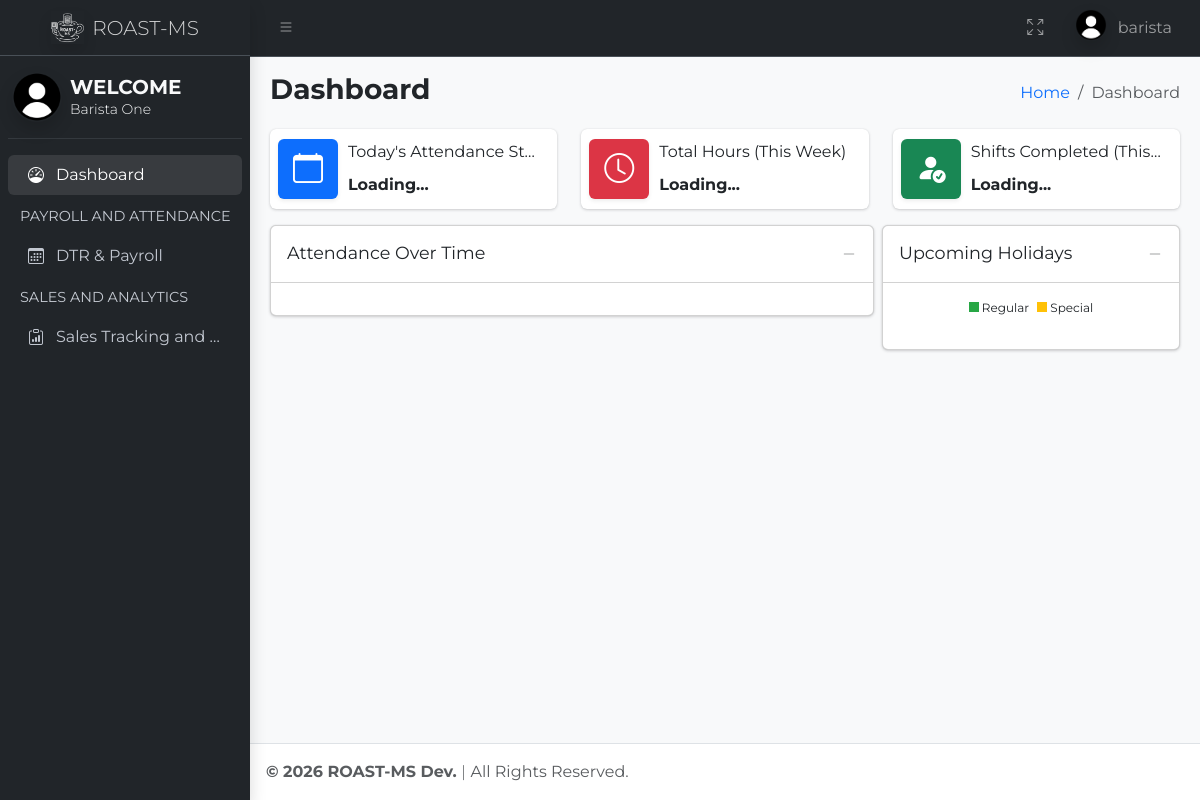
Page /pages/barista/dashboard.php (signed in) on the earlier database version.
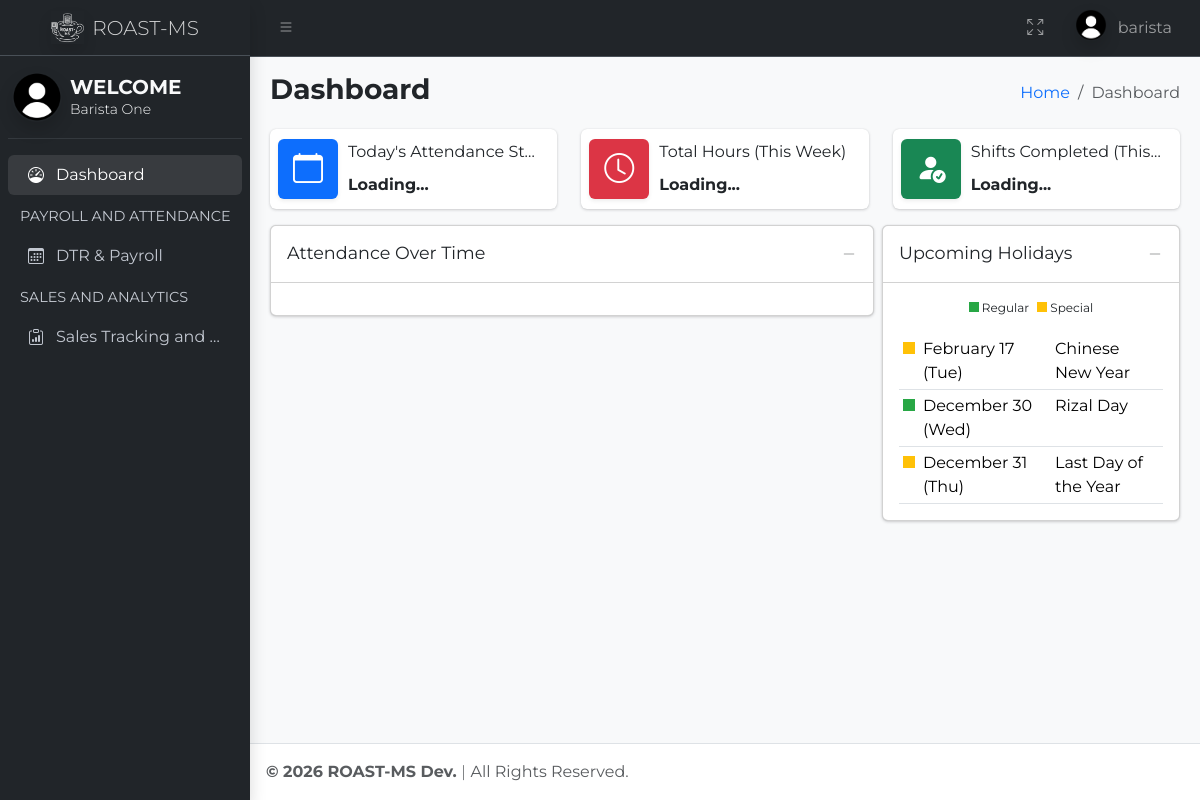
Same page on the later database version.
### tables this page shows
CREATE TABLE `users` (
  `id` int(11) NOT NULL,
  `user_id` char(36) NOT NULL,
  `name` varchar(100) NOT NULL,
  `username` varchar(100) NOT NULL,
  `password` varchar(255) NOT NULL,
  `role` enum('Administrator','Manager','Barista') NOT NULL DEFAULT 'Barista',
  `created_at` timestamp NOT NULL DEFAULT current_timestamp(),
  `picture` varchar(255) DEFAULT '/roast-ms/assets/images/default-150x150.png'
);

CREATE TABLE `holidays` (
  `id` int(11) NOT NULL,
  `holiday_date` date NOT NULL,
  `holiday_name` varchar(255) NOT NULL,
  `holiday_type` enum('Regular','Special') NOT NULL
);

### auth.php (called while the page is built, shortened)
<?php
function getUsername() {
    return $_SESSION['username'] ?? null;
}
function getFullname() {
    return $_SESSION['name'] ?? null;
}
function userID() {
    return $_SESSION['uid'] ?? null;
}
?>

### pages/barista/dashboard.php (the view, shortened to what this page needs)
<?php
require_once $_SERVER['DOCUMENT_ROOT'] . '/roast-ms/auth.php';
$id = userID();
?>
<!DOCTYPE html>
<html lang="en">
<head>
  <link rel="stylesheet" href="https://cdn.jsdelivr.net/npm/overlayscrollbars@2.10.1/styles/overlayscrollbars.min.css"
 />
  <link rel="stylesheet" href="https://cdn.jsdelivr.net/npm/bootstrap-icons@1.11.3/font/bootstrap-icons.min.css"
 />
  <link rel="stylesheet" href="/roast-ms/assets/css/style.css" />
  <link rel="stylesheet" href="/roast-ms/assets/css/adminlte.css" />
  <link rel="stylesheet" href="https://cdn.jsdelivr.net/npm/apexcharts@3.37.1/dist/apexcharts.css"
 />
</head>
<body class="layout-fixed sidebar-expand-lg sidebar-mini bg-body-tertiary">
  <?php
  $query = $conn->prepare("SELECT picture FROM users WHERE user_id = ?");
  $query->bind_param("s", $id);
  $query->execute();
  $result = $query->get_result()->fetch_assoc();
  $picture = !empty($result['picture']) ? $result['picture'] : '/roast-ms/assets/images/default-150x150.png';
  ?>
  <div class="app-wrapper">
    <nav class="app-header navbar navbar-expand bg-dark" data-bs-theme="dark">
      <div class="container-fluid">
        <ul class="navbar-nav">
          <li class="nav-item">
            <a class="nav-link" data-lte-toggle="sidebar" href="#" role="button">
              <i class="bi bi-list"></i>
            </a>
          </li>
        </ul>
        <ul class="navbar-nav ms-auto">
          <li class="nav-item">
            <a class="nav-link" href="#" data-lte-toggle="fullscreen">
              <i data-lte-icon="maximize" class="bi bi-arrows-fullscreen"></i>
            </a>
          </li>
          <li class="nav-item dropdown user-menu">
            <a href="#" class="nav-link dropdown-toggle" data-bs-toggle="dropdown">
              <img src="<?php echo htmlspecialchars($picture); ?>" class="user-image rounded-circle shadow"
                alt="User" />
              <span class="d-none d-md-inline"><?php echo getUsername(); ?></span>
            </a>
          </li>
        </ul>
      </div>
    </nav>
    <aside class="app-sidebar bg-dark shadow" data-bs-theme="dark">
      <div class="sidebar-brand">
        <a href="dashboard.php" class="brand-link">
          <img src="/roast-ms/assets/images/logo.png" alt="Logo" class="brand-image opacity-75 shadow" />
          <span class="brand-text fw-light">ROAST-MS</span>
        </a>
      </div>
      <div class="sidebar-wrapper">
        <div class="user-panel py-2 d-flex align-items-center">
          <div class="image">
            <img width="50" src="<?php echo htmlspecialchars($picture); ?>" class="rounded-circle shadow ms-1 me-2"
              alt="User Image">
          </div>
          <div class="info">
            <a
              class="d-block nav-link text-light brand-text text-decoration-none overflow-hidden text-nowrap lh-1 fs-5 fw-bold">WELCOME<br><span
                class="fw-light fs-7"><?php echo getFullname(); ?></span></a>
          </div>
        </div>
        <hr class="text-secondary my-2">
        <nav class="mt-3">
          <ul class="nav sidebar-menu flex-column" data-lte-toggle="treeview" role="menu" data-accordion="false">
            <li class="nav-item">
              <a class="nav-link active">
                <i class="nav-icon bi bi-speedometer"></i>
                <p>Dashboard</p>
              </a>
            </li>
            <li class="nav-header">PAYROLL AND ATTENDANCE</li>
            <li class="nav-item">
              <a href="dtr.php" class="nav-link">
                <i class="nav-icon bi bi-calendar3"></i>
                <p>DTR & Payroll</p>
              </a>
            </li>
            <li class="nav-header">SALES AND ANALYTICS</li>
            <li class="nav-item">
              <a href="salestracking.php" class="nav-link">
                <i class="nav-icon bi bi-clipboard-data"></i>
                <p>Sales Tracking and Forecasting</p>
              </a>
            </li>
          </ul>
        </nav>
      </div>
    </aside>
    <main class="app-main">
      <div class="app-content-header">
        <div class="container-fluid">
          <div class="row">
            <div class="col-sm-6">
              <h3 class="mb-0 fw-bold">Dashboard</h3>
            </div>
            <div class="col-sm-6">
              <ol class="breadcrumb float-sm-end">
                <li class="breadcrumb-item"><a href="dashboard.php">Home</a></li>
                <li class="breadcrumb-item active" aria-current="page">Dashboard</li>
              </ol>
            </div>
          </div>
        </div>
      </div>
      <div class="app-content">
        <div class="container-fluid">
          <div class="row d-flex justify-content-center">
            <div class="col-12 col-sm-6 col-md-4">
              <div class="info-box d-flex align-items-center rounded">
                <span class="info-box-icon text-bg-primary shadow-sm d-flex align-items-center justify-content-center" style="width: 60px; height: 60px;">
                  <i class="bi bi-calendar"></i>
                </span>
                <div class="info-box-content flex-grow-1 text-truncate">
                  <span class="info-box-text">Today's Attendance Status</span>
                  <span class="info-box-number attendance-status text-truncate">Loading...</span>
                </div>
              </div>
            </div>
            <div class="col-12 col-sm-6 col-md-4">
              <div class="info-box d-flex align-items-center rounded">
                <span class="info-box-icon text-bg-danger shadow-sm d-flex align-items-center justify-content-center" style="width: 60px; height: 60px;">
                  <i class="bi bi-clock"></i>
                </span>
                <div class="info-box-content flex-grow-1 text-truncate">
                  <span class="info-box-text">Total Hours (This Week)</span>
                  <span class="info-box-number total-hours-week text-truncate">Loading...</span>
                </div>
              </div>
            </div>
            <div class="col-12 col-sm-6 col-md-4">
              <div class="info-box d-flex align-items-center rounded">
                <span class="info-box-icon text-bg-success shadow-sm d-flex align-items-center justify-content-center" style="width: 60px; height: 60px;">
                  <i class="bi bi-person-fill-check"></i>
                </span>
                <div class="info-box-content flex-grow-1 text-truncate">
                  <span class="info-box-text">Shifts Completed (This Month)</span>
                  <span class="info-box-number shifts-completed text-truncate">Loading...</span>
                </div>
              </div>
            </div>
          </div>
          <div class="row g-2">
            <div class="col-md-12 col-lg-8">
              <div class="card mb-3">
                <div class="card-header">
                  <h5 class="card-title">Attendance Over Time</h5>
                  <div class="card-tools">
                    <button type="button" class="btn btn-tool" data-lte-toggle="card-collapse">
                      <i data-lte-icon="collapse" class="bi bi-dash-lg"></i>
                    </button>
                  </div>
                </div>
                <div class="card-body">
                </div>
              </div>
            </div>
            <div class="col-md-12 col-lg-4">
              <div class="card mb-3">
                <div class="card-header">
                  <h5 class="card-title">Upcoming Holidays</h5>
                  <div class="card-tools">
                    <button type="button" class="btn btn-tool" data-lte-toggle="card-collapse">
                      <i data-lte-icon="collapse" class="bi bi-dash-lg"></i>
                    </button>
                  </div>
                </div>
                <div class="card-body">
                  <div class="row">
                    <small class="d-flex justify-content-center" style="font-size: 12px;">
                      <p class="me-2">
                        <span style="display:inline-block;width:10px;height:10px;background-color:#28a745;"></span> Regular
                      </p>
                      <p>
                        <span style="display:inline-block;width:10px;height:10px;background-color:#ffc107;"></span> Special
                      </p>
                    </small>
                  </div>
                  <table class="table table-sm table-hover mb-0">
                    <tbody>
                      <?php
                      $query = "SELECT holiday_date, holiday_name, holiday_type
                      FROM holidays
                      WHERE holiday_date >= CURDATE()
                      ORDER BY holiday_date ASC";
                      $result = $conn->query($query);
                      while ($row = $result->fetch_assoc()):
                        $date = date_create($row['holiday_date']);
                        $formatted_date = date_format($date, 'F j (D)');
                        $color = $row['holiday_type'] === 'Regular' ? '#28a745' : '#ffc107';
                      ?>
                        <tr>
                          <td>
                            <span style="display:inline-block;width:12px;height:12px;background-color:<?= $color ?>;"></span>
                          </td>
                          <td><?= htmlspecialchars($formatted_date) ?></td>
                          <td style="max-width:150px;" title="<?= htmlspecialchars($row['holiday_name']) ?>">
                            <?= htmlspecialchars($row['holiday_name']) ?>
                          </td>
                        </tr>
                      <?php endwhile; ?>
                    </tbody>
                  </table>
                </div>
              </div>
            </div>
          </div>
        </div>
      </div>
    </main>
    <footer class="app-footer">
      <strong>
        © <span id="year"></span> ROAST-MS Dev. <span class="fw-light">|</span>
      </strong>
      All Rights Reserved.
    </footer>
  </div>
</body>
</html>

### assets/css/style.css (style rules this page uses)
* { font-family: "Montserrat", serif; font-style: normal; scroll-behavior: smooth; }

Differences in the rows shown:
now on this page (row edited): holidays: holiday_date "February 17 (Tue)", holiday_name "Chinese New Year"
now on this page (row edited): holidays: holiday_date "December 30 (Wed)", holiday_name "Rizal Day"
now on this page (row edited): holidays: holiday_date "December 31 (Thu)", holiday_name "Last Day of the Year"
